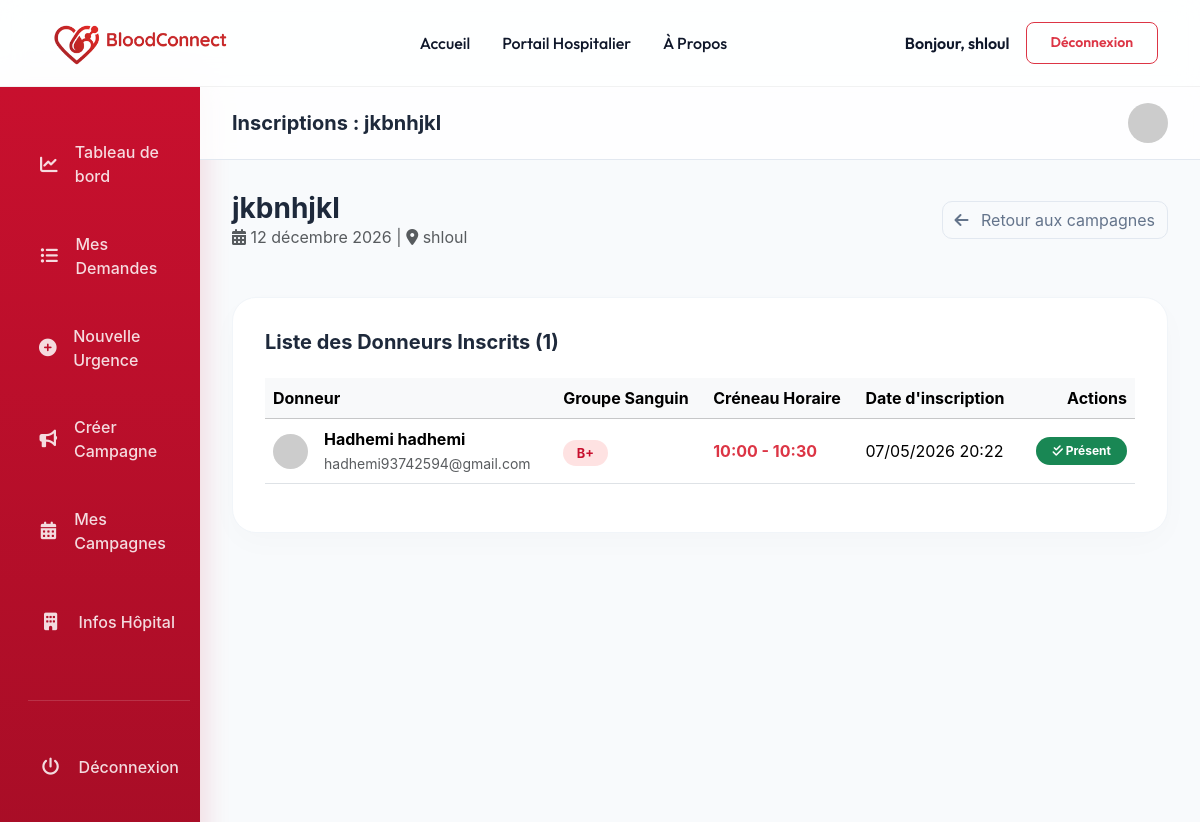
The app's page /campagnes/3/inscriptions/ (signed in) with its own data.
### comptes/models.py (models this page shows, shortened)
class User(AbstractUser):
    ROLE_CHOICES = (
        ('donneur', 'Donneur'),
        ('hopital', 'Hopital'),
        ('admin', 'Admin'),
    )
    role = models.CharField(max_length=20, choices=ROLE_CHOICES, default='donneur')

class Donneur(models.Model):
    user = models.OneToOneField(User, on_delete=models.CASCADE)
    groupe_sanguin = models.CharField(max_length=3, choices=[
    ('A+', 'A+'), ('A-', 'A-'), ('B+', 'B+'), ('B-', 'B-'),
    ('AB+', 'AB+'), ('AB-', 'AB-'), ('O+', 'O+'), ('O-', 'O-'),
])
    sexe = models.CharField(max_length=1, choices=[('M', 'Homme'), ('F', 'Femme')])
    date_naissance = models.DateField()
    ville = models.CharField(max_length=100)
    actif = models.BooleanField(default=True)
    derniere_don = models.DateField(null=True, blank=True)

### campagnes/models.py (models this page shows, shortened)
class Campagne(models.Model):
    hopital = models.ForeignKey('comptes.Hopital', on_delete=models.CASCADE, related_name='campagnes')
    nom = models.CharField(max_length=200)
    date = models.DateField()
    lieu = models.CharField(max_length=255)
    groupes_cibles = models.CharField(max_length=100)
    capacite_par_creneau = models.PositiveIntegerField(default=10)
    nb_creneaux = models.PositiveIntegerField(default=1)

class Inscription(models.Model):
    campagne = models.ForeignKey(Campagne, on_delete=models.CASCADE, related_name='inscriptions')
    donneur = models.ForeignKey('comptes.Donneur', on_delete=models.CASCADE)
    creneau_index = models.PositiveIntegerField()
    creneau_horaire = models.CharField(max_length=50)
    date_inscription = models.DateTimeField(auto_now_add=True)
    present = models.BooleanField(default=False)
    class Meta:
        unique_together = ('campagne', 'donneur')

### campagnes/views.py (the view)
# urls.py: path('<int:campagne_id>/inscriptions/', views.inscriptions_campagne, name='inscriptions_campagne'),
@login_required
@hospital_required
def inscriptions_campagne(request, campagne_id):
    campagne = get_object_or_404(Campagne, pk=campagne_id, hopital=request.user.hopital)
    inscriptions = campagne.inscriptions.all().select_related('donneur__user').order_by('creneau_index')
    return render(request, 'campagnes/inscriptions_campagne.html', {
        'campagne': campagne,
        'inscriptions': inscriptions
    })

### campagnes/templates/campagnes/inscriptions_campagne.html (shortened to what this page needs)
{% load static %}
<!DOCTYPE html>
<html lang="fr">
<head>
    <link href="https://cdn.jsdelivr.net/npm/bootstrap@5.3.2/dist/css/bootstrap.min.css" rel="stylesheet">
    <link rel="stylesheet" href="https://cdnjs.cloudflare.com/ajax/libs/font-awesome/6.4.2/css/all.min.css">
</head>
<body>
    {% include 'header.html' %}
    <div class="container-fluid">
        <div class="row">
            <div class="col-lg-2 p-0 d-none d-lg-block">
                {% include 'demandes/sidebar_hopital.html' %}
            </div>
            <div class="col-lg-10 p-0">
                <div class="glass-header d-flex justify-content-between align-items-center">
                    <h5 class="fw-bold m-0">Inscriptions : {{ campagne.nom }}</h5>
                    <div class="d-flex align-items-center gap-3">
                        <img src="https://ui-avatars.com/api/?name={{ request.user.username }}&background=DC2626&color=fff" class="rounded-circle" width="40" alt="Avatar">
                    </div>
                </div>
                <div class="dashboard-content">
                    <div class="d-flex justify-content-between align-items-center mb-5">
                        <div>
                            <h3 class="fw-bold m-0">{{ campagne.nom }}</h3>
                            <p class="text-muted m-0"><i class="fas fa-calendar-alt"></i> {{ campagne.date|date:"d F Y" }} | <i class="fas fa-map-marker-alt"></i> {{ campagne.lieu }}</p>
                        </div>
                        <a href="{% url 'mes_campagnes' %}" class="btn btn-outline-secondary">
                            <i class="fas fa-arrow-left me-2"></i> Retour aux campagnes
                        </a>
                    </div>
                    <div class="card-custom">
                        <h5 class="fw-bold mb-4">Liste des Donneurs Inscrits ({{ inscriptions.count }})</h5>
                        <div class="table-responsive">
                            <table class="table align-middle">
                                <thead class="table-light">
                                    <tr>
                                        <th>Donneur</th>
                                        <th>Groupe Sanguin</th>
                                        <th>Créneau Horaire</th>
                                        <th>Date d'inscription</th>
                                        <th class="text-end">Actions</th>
                                    </tr>
                                </thead>
                                <tbody>
                                    {% for ins in inscriptions %}
                                        <tr>
                                            <td>
                                                <div class="d-flex align-items-center gap-3">
                                                    <img src="https://ui-avatars.com/api/?name={{ ins.donneur.user.username }}&background=DC2626&color=fff" class="rounded-circle" width="35">
                                                    <div>
                                                        <span class="fw-bold">{{ ins.donneur.user.get_full_name|default:ins.donneur.user.username }}</span><br>
                                                        <span class="text-muted small">{{ ins.donneur.user.email }}</span>
                                                    </div>
                                                </div>
                                            </td>
                                            <td><span class="badge-blood">{{ ins.donneur.groupe_sanguin }}</span></td>
                                            <td class="fw-bold text-danger">{{ ins.creneau_horaire }}</td>
                                            <td>{{ ins.date_inscription|date:"d/m/Y H:i" }}</td>
                                            <td class="text-end">
                                                {% if not ins.present %}
                                                    <a href="{% url 'valider_presence' ins.id %}" class="btn btn-sm btn-outline-success rounded-pill px-3">
                                                        <i class="fas fa-check"></i> Valider Présence
                                                    </a>
                                                {% else %}
                                                    <span class="badge bg-success rounded-pill px-3 py-2"><i class="fas fa-check-double"></i> Présent</span>
                                                {% endif %}
                                            </td>
                                        </tr>
                                    {% endfor %}
                                </tbody>
                            </table>
                        </div>
                    </div>
                </div>
            </div>
        </div>
    </div>
</body>
</html>

### templates/header.html (shortened to what this page needs)
{% load static %}
<header class="header">
    <nav class="container d-flex align-items-center justify-content-between">
        <div class="logo d-flex align-items-center gap-2">
            <a href="{% url 'accueil' %}">
                <img src="{% static 'images/BloodConnect.png' %}" alt="Logo" width="200" height="60" style="object-fit: contain;">
            </a>
        </div>
        <div class="d-none d-lg-flex align-items-center">
            <a href="{% url 'accueil' %}" class="nav-link">Accueil</a>
            {% if user.is_authenticated %}
                {% if user.is_superuser or user.role == 'admin' %}
                    <a href="{% url 'admin_dashboard' %}" class="nav-link">Tableau de Bord Admin</a>
                {% elif user.role == 'hopital' %}
                    <a href="{% url 'dashboard_hopital' %}" class="nav-link">Portail Hospitalier</a>
                {% elif user.role == 'donneur' %}
                    <a href="{% url 'dashboard_donneur' %}" class="nav-link">Mon Portail Donneur</a>
                {% endif %}
            {% endif %}
            <a href="{% url 'about' %}" class="nav-link">À Propos</a>
        </div>
        <div class="d-flex align-items-center gap-3">
            {% if user.is_authenticated %}
                <span class="navbar-text d-none d-md-inline-block">Bonjour, {{ user.username }}</span>
                <a href="{% url 'logout' %}" class="btn btn-outline-danger btn-sm">Déconnexion</a>
            {% else %}
                <a href="{% url 'login' %}" class="btn btn-primary-red">Connexion</a>
                <a href="{% url 'register' %}" class="btn btn-outline-dark px-3 py-2 rounded-3 fw-bold" style="text-decoration: none;">Inscription</a>
            {% endif %}
        </div>
    </nav>
</header>

### campagnes/templates/campagnes/inscriptions_campagne.html (style rules this page uses)
:root { --primary: #C8102E; --secondary: #FEE2E2; --dark: #1E293B; --accent: #FCA5A5; }
body { background: #F8FAFC; font-family: 'Inter', system-ui, sans-serif; color: var(--dark); }
.dashboard-content { padding: 2rem; }
.card-custom { background: white; border-radius: 24px; padding: 2rem; box-shadow: 0 10px 30px rgba(0,0,0,0.02); border: 1px solid #F1F5F9; }
.glass-header { background: rgba(255, 255, 255, 0.8); backdrop-filter: blur(10px); position: sticky; top: 0; z-index: 100; border-bottom: 1px solid #E2E8F0; padding: 1rem 2rem; }
.badge-blood { background: #FEE2E2; color: #C8102E; padding: 0.35rem 0.85rem; border-radius: 50px; font-weight: 700; font-size: 0.8rem; }
.btn-outline-secondary { border-radius: 10px; border: 1px solid #E2E8F0; color: #64748B; transition: 0.3s; text-decoration: none; display: inline-block; }

### templates/header.html (style rules this page uses)
:root { --primary-red: #C8102E; --dark-blue: #0F172A; --text-muted: #64748B; --transition: all 0.3s cubic-bezier(0.4, 0, 0.2, 1); }
.header { background: rgba(255, 255, 255, 0.85) !important; backdrop-filter: blur(12px); -webkit-backdrop-filter: blur(12px); border-bottom: 1px solid rgba(0,0,0,0.05); padding: 0.8rem 0; position: sticky; top: 0; z-index: 1000; font-family: 'Outfit', sans-serif; }
.header .nav-link { font-weight: 500; color: var(--dark-blue) !important; margin: 0 1rem; transition: var(--transition); position: relative; text-decoration: none; }
.header .btn-outline-danger { border-radius: 8px; padding: 0.6rem 1.5rem; font-weight: 600; }
.header .navbar-text { color: var(--dark-blue); font-weight: 600; }

### records on screen
User: username "shloul"
Campagne: nom "jkbnhjkl", date "12 décembre 2026", lieu "shloul"
Inscription: donneur.user.get_full_name "Hadhemi hadhemi", donneur.user.email "hadhemi93742594@gmail.com", donneur.groupe_sanguin "B+", creneau_horaire "10:00 - 10:30", date_inscription "07/05/2026 20:22", present True (drawn)

### other values on screen
{{ inscriptions.count }} "1"
